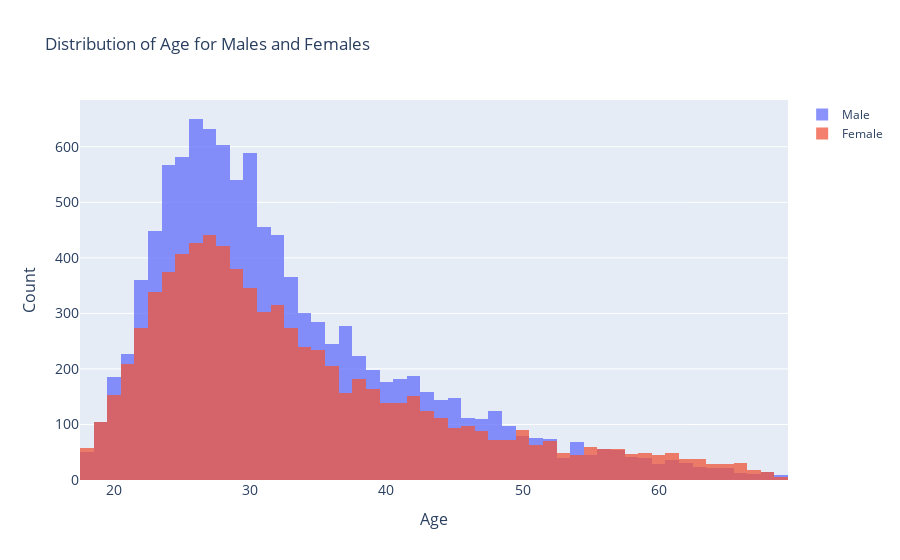

Source (notebook cell):
### Markdown cell above
<span style="color:royalblue">It seems that all straights and non-straights are just as religious.</span>

### Code cell
# histogram of age
fig = go.Figure()

fig.add_trace(go.Histogram(x=male_df['age'], name='Male'))
fig.add_trace(go.Histogram(x=female_df['age'], name='Female'))

fig.update_layout(barmode='overlay',
                  title='Distribution of Age for Males and Females',
                  yaxis=dict(title='Count',
                             titlefont_size=16,
                             tickfont_size=14),
                  xaxis=dict(title='Age',
                             titlefont_size=16,
                             tickfont_size=14))

fig.update_traces(opacity=0.75)
fig.show()

### Figure 1 — Plotly figure (JSON) as saved in the notebook; plotly's stock layout.template omitted (floating-point values rounded to 4 significant figures; data arrays with more than 128 entries replaced by an {"elided": "..."} marker saying what was removed)
{"data": [{"name": "Male", "opacity": 0.75, "type": "histogram", "x": {"elided": "10552 int values"}}, {"name": "Female", "opacity": 0.75, "type": "histogram", "x": {"elided": "7968 int values"}}], "layout": {"autosize": true, "barmode": "overlay", "title": {"text": "Distribution of Age for Males and Females"}, "xaxis": {"autorange": true, "range": [17.5, 69.5], "tickfont": {"size": 14}, "title": {"font": {"size": 16}, "text": "Age"}, "type": "linear"}, "yaxis": {"autorange": true, "range": [0, 684.2], "tickfont": {"size": 14}, "title": {"font": {"size": 16}, "text": "Count"}}}}
